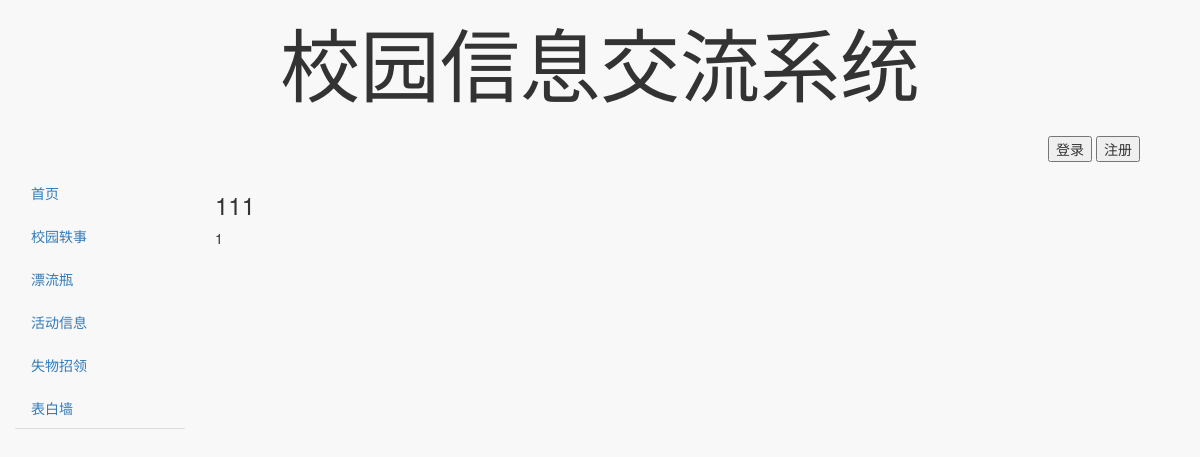
Page /forum/findForumById/1 on the earlier database version.
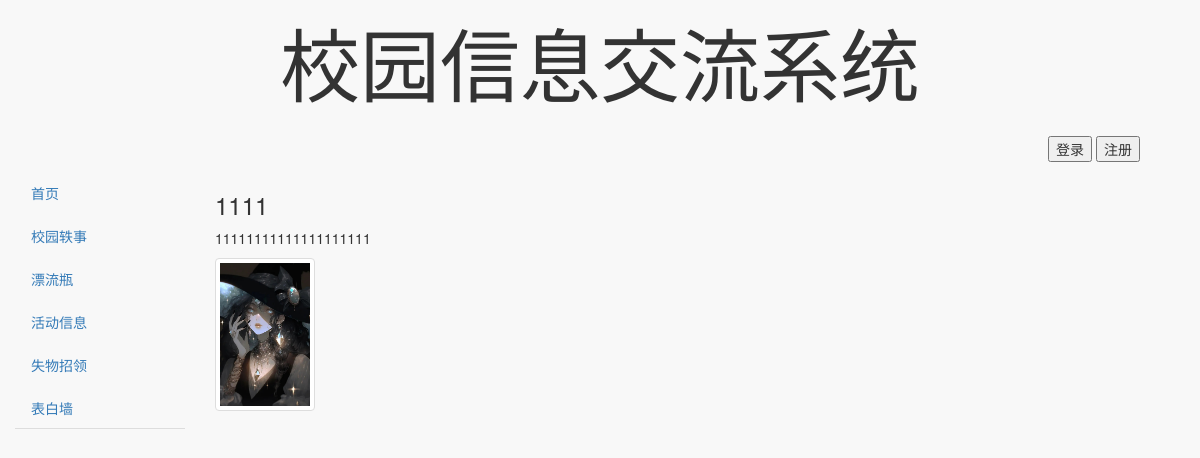
Same page on the later database version.
### forum/models.py (models this page shows)
class Post(models.Model):
    POST_TYPE = (
        ('lostAndFound','lostAndFound'),
        ('anecdoteForum','anecdoteForum'),
        ('driftBottle','driftBottle'),
        ('eventInformation','eventInformation'),
        ('loveWall','loveWall')
        )
    title = models.CharField(
        verbose_name="标题",
        max_length=45,
        null=False)
    context = models.TextField(
        verbose_name="内容",
        null=False
    )
    owner = models.ForeignKey(
        UserProfile,
        verbose_name="所有者",
        related_name="ownerNum",
        on_delete=models.CASCADE,
        null=False)
    postType = models.CharField(
        choices=POST_TYPE,
        verbose_name="类型",
        max_length= 50
        )
    publishDate = models.DateField(
        max_length=20,
        default=timezone.now,
        verbose_name='发布日期'
    )
    likesNum = models.IntegerField(
        verbose_name="点赞数",
        null=False,
        default=0
    )
    class Meta:
        db_table = "Posts"
        verbose_name = 'post'
        verbose_name_plural = "post"

class PostImage(models.Model):
    owner = models.ForeignKey(Post,
                                related_name='postImages',
                                verbose_name='帖子',
                                on_delete=models.CASCADE)
    photo = models.ImageField(upload_to='Photos/PostsPhoto',
                              blank=True,
                              verbose_name='帖子图片')
    class Meta:
        verbose_name = 'postIMG'
        verbose_name_plural = 'postIMG'

### forum/views.py (the view)
# urls.py: path('findForumById/<int:postId>',findForumById,name='findForumById'),
def findForumById(request,postId):
    post = Post.objects.all().filter(id=postId)
    return render(request,'postDetail.html',{'post':post[0],})

### forum/templates/postDetail.html (shortened to what this page needs)
{% extends "base.html" %}
{% load staticfiles %}
{% block cssBlock %}
<link href="{% static 'css/postDetail.css' %}" rel="stylesheet">
{% endblock %}
{% block right-main-container %}
    <div class="row-md-6">
        <h3>{{ post.title }}</h3>
        <p>{{ post.context}}</p>
    </div>
    <div>
        {% for img in post.postImages.all %}
        <img class="img-responsive model-img thumbnail" width="100px" height="200px" src="{{img.photo.url}}">
        {% endfor %}
    </div>
{% endblock %}

Differences in the rows shown:
changed Post: title "111" → "1111"; context "1" → "11111111111111111111"
added PostImage: photo (picture)
